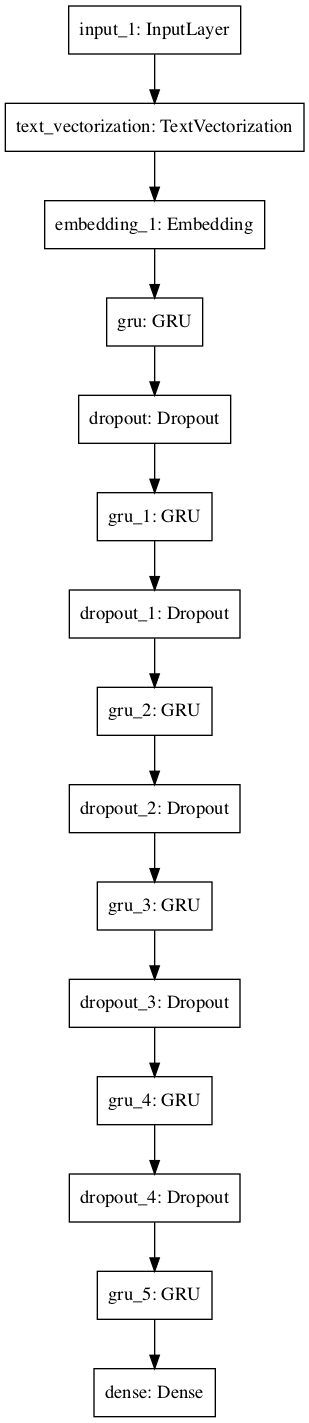

Generate this figure with Python:
"""
PROJECT 21: Tweets Sentiment Classification
TASK: Natural Language Processing to identify the sentiments
PROJECT GOALS AND OBJECTIVES
PROJECT GOAL
- Studying Recurrent neural network for NPL
- Studying architecture LSTM
- Studying architecture GRU
- Studying architecture Bidirectional-LSTM
PROJECT OBJECTIVES
1. Explore and prepare data
2. Training simple RNN model
3. Training LSTM
4. Training GRU
5. Training Bidirectional-LSTM
"""
# %%
# IMPORT LIBRARIES
import pandas as pd
import numpy as np
import seaborn as sns
import matplotlib.pyplot as plt
import random

from sklearn.model_selection import train_test_split
from sklearn.feature_extraction.text import TfidfVectorizer
from sklearn.naive_bayes import MultinomialNB
from sklearn.pipeline import Pipeline
from sklearn.metrics import accuracy_score, precision_recall_fscore_support
from sklearn.preprocessing import OneHotEncoder

import tensorflow as tf
from tensorflow.keras.layers import SimpleRNN, LSTM, GRU, Dropout, Dense, Input, Embedding
from tensorflow.keras.layers.experimental.preprocessing import TextVectorization
from tensorflow.keras.models import Model

# %%
# Path to data
train_data_path = "data/train_2kmZucJ.csv"
test_data_path = "data/test_oJQbWVk.csv"

# Create dataframe
train_df = pd.read_csv(train_data_path, index_col=0)
test_df = pd.read_csv(test_data_path)

train_df.head()
test_df.head()
# %%
train_df.info()
train_df['label'].value_counts()
# %%
# Shuffle training dataframe
train_df_shuffled = train_df.sample(frac=1, random_state=42)
train_df_shuffled.head()
# %%
print(f"Total training samples: {len(train_df)}")
print(f"Total test samples: {len(test_df)}")
print(f"Total samples: {len(train_df) + len(test_df)}")
# %%
# Random training examples
random_index = random.randint(0, len(train_df) - 5)
for row in train_df_shuffled[["label", "tweet"]][random_index:random_index + 5].itertuples():
    _, label, tweet = row
    print(f"Target: {label}", "(negative)" if label > 0 else "(not negative)")
    print(f"Text:\n{tweet}\n")
    print("---\n")
# %%
# Split data
train_sentences, val_sentences, train_labels, val_labels = train_test_split(train_df_shuffled["tweet"].to_numpy(),
                                                                            train_df_shuffled["label"].to_numpy(),
                                                                            test_size=0.1,
                                                                            random_state=42)
# Check the lengths
len(train_sentences), len(train_labels), len(val_sentences), len(val_labels)

# %%
# The first 10 training sentences and their labels
train_sentences[:10]
train_labels[:10]


# %%
# EVALUATION AND VISUALIZATION OF MODEL PARAMETERS

def learning_curves(history):
    pd.DataFrame(history.history).plot(figsize=(20, 8))
    plt.grid(True)
    plt.title('Learning curves')
    plt.gca().set_ylim(0, 1)
    plt.show()


def evaluation_model(history):
    fig, (axL, axR) = plt.subplots(ncols=2, figsize=(20, 8))
    axL.plot(history.history['loss'], label="Training loss")
    axL.plot(history.history['val_loss'], label="Validation loss")
    axL.set_title('Training and Validation loss')
    axL.set_xlabel('Epochs')
    axL.set_ylabel('Loss')
    axL.legend(loc='upper right')

    axR.plot(history.history['accuracy'], label="Training accuracy")
    axR.plot(history.history['val_accuracy'], label="Validation accuracy")
    axR.set_title('Training and Validation accuracy')
    axR.set_xlabel('Epoch')
    axR.set_ylabel('Accuracy')
    axR.legend(loc='upper right')

    plt.show()


def calculate_results(y_true, y_pred):
    model_accuracy = accuracy_score(y_true, y_pred) * 100
    model_precision, model_recall, model_f1, _ = precision_recall_fscore_support(y_true, y_pred, average="weighted",
                                                                                 labels=np.unique(y_pred))
    model_results = {"accuracy": model_accuracy,
                     "precision": model_precision,
                     "recall": model_recall,
                     "f1": model_f1}
    return model_results


# %%
# MULTINOMIAL NAIVE BAYES CLASSIFIER LIKE BASELINE MODEL
model_0 = Pipeline([
    ("tfidf", TfidfVectorizer()),
    ("clf", MultinomialNB())
])

model_0.fit(train_sentences.astype('str'), train_labels)

# %%
# EVALUATION RESULTS BASELINE MODEL
baseline_score = model_0.score(val_sentences, val_labels)
print(f"Model accuracy: {baseline_score * 100:.2f}%")

# %%
# Predictions
baseline_preds = model_0.predict(val_sentences)
baseline_preds[:20]

# %%
baseline_results = calculate_results(y_true=val_labels,
                                     y_pred=baseline_preds)
baseline_results

# %%
# SIMPLE RNN MODEL
max_vocab_length = 10000
max_length = 50

# %%
# Turn our data into TensorFlow Datasets
train_dataset = tf.data.Dataset.from_tensor_slices((train_sentences, train_labels))
valid_dataset = tf.data.Dataset.from_tensor_slices((val_sentences, val_labels))

train_dataset

# %%
# Take the TensorSliceDataset's and turn them into prefetched batches
train_dataset = train_dataset.batch(32).prefetch(tf.data.AUTOTUNE)
valid_dataset = valid_dataset.batch(32).prefetch(tf.data.AUTOTUNE)

train_dataset

# TextVectorization layer
text_vectorizer = TextVectorization(max_tokens=max_vocab_length,
                                    output_mode="int",
                                    output_sequence_length=max_length)

text_vectorizer.adapt(train_sentences.astype('str'))

# Embedding Layer
embedding = Embedding(input_dim=max_vocab_length,
                      output_dim=128,
                      embeddings_initializer="uniform",
                      input_length=max_length,
                      name="embedding_1")

# GRU Model
inputs = Input(shape=(1,), dtype="string")
x = text_vectorizer(inputs)
x = embedding(x)

x = GRU(512, return_sequences=True)(x)
x = Dropout(0.5)(x)

x = GRU(256, return_sequences=True)(x)
x = Dropout(0.5)(x)

x = GRU(128, return_sequences=True)(x)
x = Dropout(0.3)(x)

x = GRU(64, return_sequences=True)(x)
x = Dropout(0.25)(x)

x = GRU(32, return_sequences=True)(x)
x = Dropout(0.25)(x)

x = GRU(16)(x)

outputs = Dense(1, activation="sigmoid")(x)

model_GRU = Model(inputs, outputs, name="GRU_model")

# Compile model
model_GRU.compile(loss="binary_crossentropy",
                  optimizer=tf.keras.optimizers.Adam(),
                  metrics=["accuracy"])

model_GRU.summary()
tf.keras.utils.plot_model(model_GRU, to_file='GRU_model.png')

# %%
# Train model
early_stopping_cb = tf.keras.callbacks.EarlyStopping(patience=5,
                                                     restore_best_weights=True)

model_GRU_history = model_GRU.fit(train_sentences,
                                  train_labels,
                                  epochs=200,
                                  validation_data=(val_sentences, val_labels),
                                  callbacks=[early_stopping_cb])
# %%
# EVALUATION RESULT
# Learning curves
learning_curves(model_GRU_history)

# Evaluation model
evaluation_model(model_GRU_history)

# Check the results
model_GRU.evaluate(val_sentences, val_labels)

# Predictions
model_GRU_pred_probs = model_GRU.predict(val_sentences)
model_GRU_preds = tf.squeeze(tf.round(model_GRU_pred_probs))
model_GRU_preds[:20]

model_GRU_results = calculate_results(y_true=val_labels,
                                      y_pred=model_GRU_preds)
model_GRU_results

# Compare model results
model_results = pd.DataFrame({"baseline": baseline_results,
                              "GRU_model": model_GRU_results})
